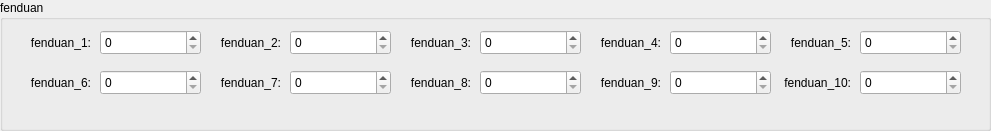
  <widget class="QGroupBox" name="groupBox_2">
   <property name="geometry">
    <rect>
     <x>20</x>
     <y>10</y>
     <width>991</width>
     <height>131</height>
    </rect>
   </property>
   <property name="title">
    <string>fenduan</string>
   </property>
   <widget class="QSpinBox" name="fenduan_8_edit">
    <property name="geometry">
     <rect>
      <x>480</x>
      <y>70</y>
      <width>101</width>
      <height>25</height>
     </rect>
    </property>
    <property name="maximum">
     <number>1000000000</number>
    </property>
   </widget>
   <widget class="QLabel" name="label_3">
    <property name="geometry">
     <rect>
      <x>30</x>
      <y>30</y>
      <width>61</width>
      <height>25</height>
     </rect>
    </property>
    <property name="text">
     <string>fenduan_1:</string>
    </property>
    <property name="alignment">
     <set>Qt::AlignRight|Qt::AlignTrailing|Qt::AlignVCenter</set>
    </property>
   </widget>
   <widget class="QLabel" name="label_7">
    <property name="geometry">
     <rect>
      <x>780</x>
      <y>30</y>
      <width>71</width>
      <height>25</height>
     </rect>
    </property>
    <property name="text">
     <string>fenduan_5:</string>
    </property>
    <property name="alignment">
     <set>Qt::AlignRight|Qt::AlignTrailing|Qt::AlignVCenter</set>
    </property>
   </widget>
   <widget class="QLabel" name="label_10">
    <property name="geometry">
     <rect>
      <x>590</x>
      <y>70</y>
      <width>71</width>
      <height>25</height>
     </rect>
    </property>
    <property name="text">
     <string>fenduan_9:</string>
    </property>
    <property name="alignment">
     <set>Qt::AlignRight|Qt::AlignTrailing|Qt::AlignVCenter</set>
    </property>
   </widget>
   <widget class="QLabel" name="label_12">
    <property name="geometry">
     <rect>
      <x>210</x>
      <y>70</y>
      <width>71</width>
      <height>25</height>
     </rect>
    </property>
    <property name="text">
     <string>fenduan_7:</string>
    </property>
    <property name="alignment">
     <set>Qt::AlignRight|Qt::AlignTrailing|Qt::AlignVCenter</set>
    </property>
   </widget>
   <widget class="QSpinBox" name="fenduan_6_edit">
    <property name="geometry">
     <rect>
      <x>100</x>
      <y>70</y>
      <width>101</width>
      <height>25</height>
     </rect>
    </property>
    <property name="maximum">
     <number>1000000000</number>
    </property>
   </widget>
   <widget class="QSpinBox" name="fenduan_5_edit">
    <property name="geometry">
     <rect>
      <x>860</x>
      <y>30</y>
      <width>101</width>
      <height>25</height>
     </rect>
    </property>
    <property name="maximum">
     <number>1000000000</number>
    </property>
   </widget>
   <widget class="QSpinBox" name="fenduan_4_edit">
    <property name="geometry">
     <rect>
      <x>670</x>
      <y>30</y>
      <width>101</width>
      <height>25</height>
     </rect>
    </property>
    <property name="maximum">
     <number>1000000000</number>
    </property>
   </widget>
   <widget class="QSpinBox" name="fenduan_3_edit">
    <property name="geometry">
     <rect>
      <x>480</x>
      <y>30</y>
      <width>101</width>
      <height>25</height>
     </rect>
    </property>
    <property name="maximum">
     <number>1000000000</number>
    </property>
   </widget>
   <widget class="QSpinBox" name="fenduan_9_edit">
    <property name="geometry">
     <rect>
      <x>670</x>
      <y>70</y>
      <width>101</width>
      <height>25</height>
     </rect>
    </property>
    <property name="maximum">
     <number>1000000000</number>
    </property>
   </widget>
   <widget class="QLabel" name="label_9">
    <property name="geometry">
     <rect>
      <x>400</x>
      <y>70</y>
      <width>71</width>
      <height>25</height>
     </rect>
    </property>
    <property name="text">
     <string>fenduan_8:</string>
    </property>
    <property name="alignment">
     <set>Qt::AlignRight|Qt::AlignTrailing|Qt::AlignVCenter</set>
    </property>
   </widget>
   <widget class="QLabel" name="label_4">
    <property name="geometry">
     <rect>
      <x>210</x>
      <y>30</y>
      <width>71</width>
      <height>25</height>
     </rect>
    </property>
    <property name="text">
     <string>fenduan_2:</string>
    </property>
    <property name="alignment">
     <set>Qt::AlignRight|Qt::AlignTrailing|Qt::AlignVCenter</set>
    </property>
   </widget>
   <widget class="QLabel" name="label_5">
    <property name="geometry">
     <rect>
      <x>400</x>
      <y>30</y>
      <width>71</width>
      <height>25</height>
     </rect>
    </property>
    <property name="text">
     <string>fenduan_3:</string>
    </property>
    <property name="alignment">
     <set>Qt::AlignRight|Qt::AlignTrailing|Qt::AlignVCenter</set>
    </property>
   </widget>
   <widget class="QSpinBox" name="fenduan_7_edit">
    <property name="geometry">
     <rect>
      <x>290</x>
      <y>70</y>
      <width>101</width>
      <height>25</height>
     </rect>
    </property>
    <property name="maximum">
     <number>1000000000</number>
    </property>
   </widget>
   <widget class="QLabel" name="label_6">
    <property name="geometry">
     <rect>
      <x>590</x>
      <y>30</y>
      <width>71</width>
      <height>25</height>
     </rect>
    </property>
    <property name="text">
     <string>fenduan_4:</string>
    </property>
    <property name="alignment">
     <set>Qt::AlignRight|Qt::AlignTrailing|Qt::AlignVCenter</set>
    </property>
   </widget>
   <widget class="QSpinBox" name="fenduan_2_edit">
    <property name="geometry">
     <rect>
      <x>290</x>
      <y>30</y>
      <width>101</width>
      <height>25</height>
     </rect>
    </property>
    <property name="maximum">
     <number>1000000000</number>
    </property>
   </widget>
   <widget class="QSpinBox" name="fenduan_10_edit">
    <property name="geometry">
     <rect>
      <x>860</x>
      <y>70</y>
      <width>101</width>
      <height>25</height>
     </rect>
    </property>
    <property name="maximum">
     <number>1000000000</number>
    </property>
   </widget>
   <widget class="QSpinBox" name="fenduan_1_edit">
    <property name="geometry">
     <rect>
      <x>100</x>
      <y>30</y>
      <width>101</width>
      <height>25</height>
     </rect>
    </property>
    <property name="maximum">
     <number>1000000000</number>
    </property>
   </widget>
   <widget class="QLabel" name="label_8">
    <property name="geometry">
     <rect>
      <x>780</x>
      <y>70</y>
      <width>71</width>
      <height>25</height>
     </rect>
    </property>
    <property name="text">
     <string>fenduan_10:</string>
    </property>
    <property name="alignment">
     <set>Qt::AlignRight|Qt::AlignTrailing|Qt::AlignVCenter</set>
    </property>
   </widget>
   <widget class="QLabel" name="label_11">
    <property name="geometry">
     <rect>
      <x>30</x>
      <y>70</y>
      <width>61</width>
      <height>25</height>
     </rect>
    </property>
    <property name="text">
     <string>fenduan_6:</string>
    </property>
    <property name="alignment">
     <set>Qt::AlignRight|Qt::AlignTrailing|Qt::AlignVCenter</set>
    </property>
   </widget>
  </widget>
